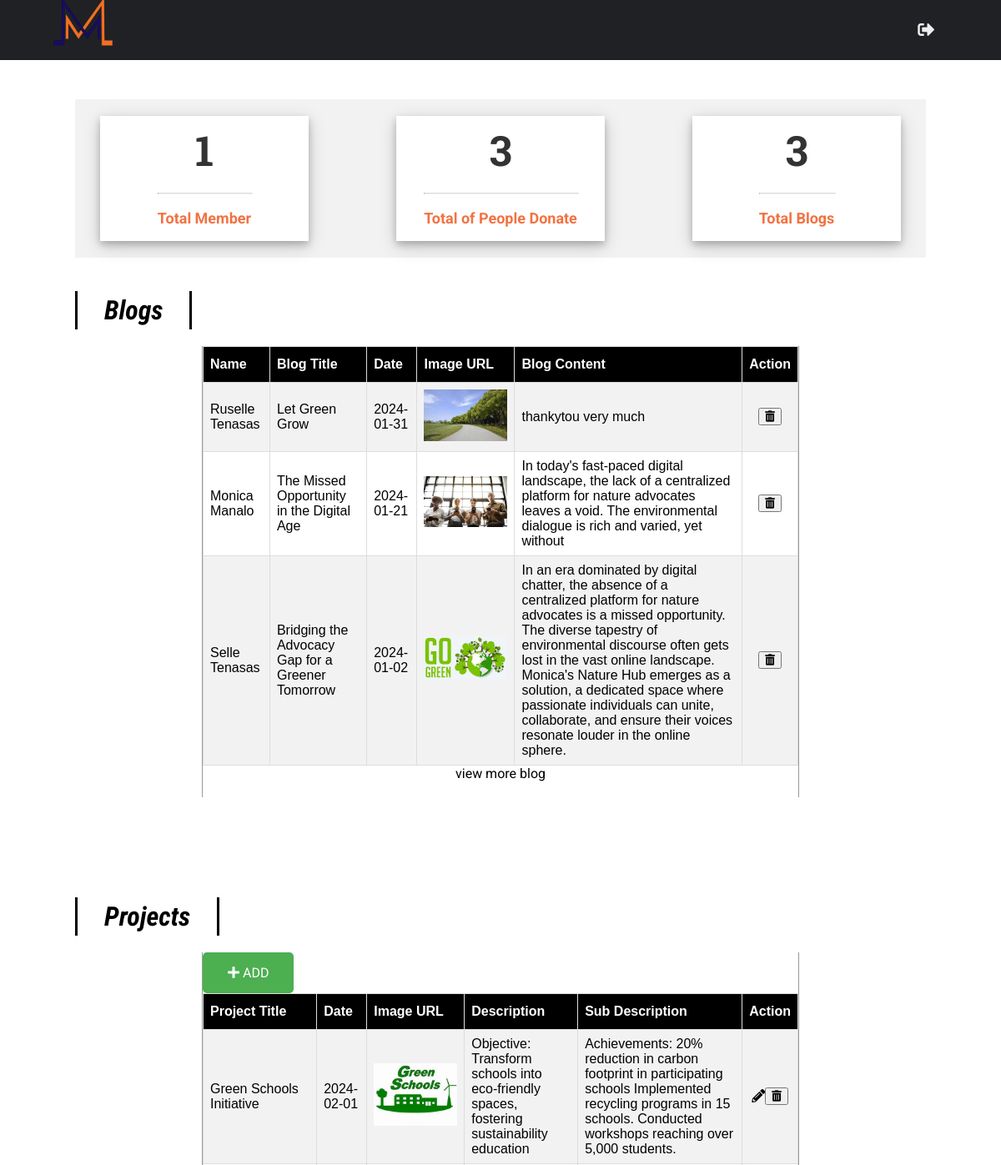
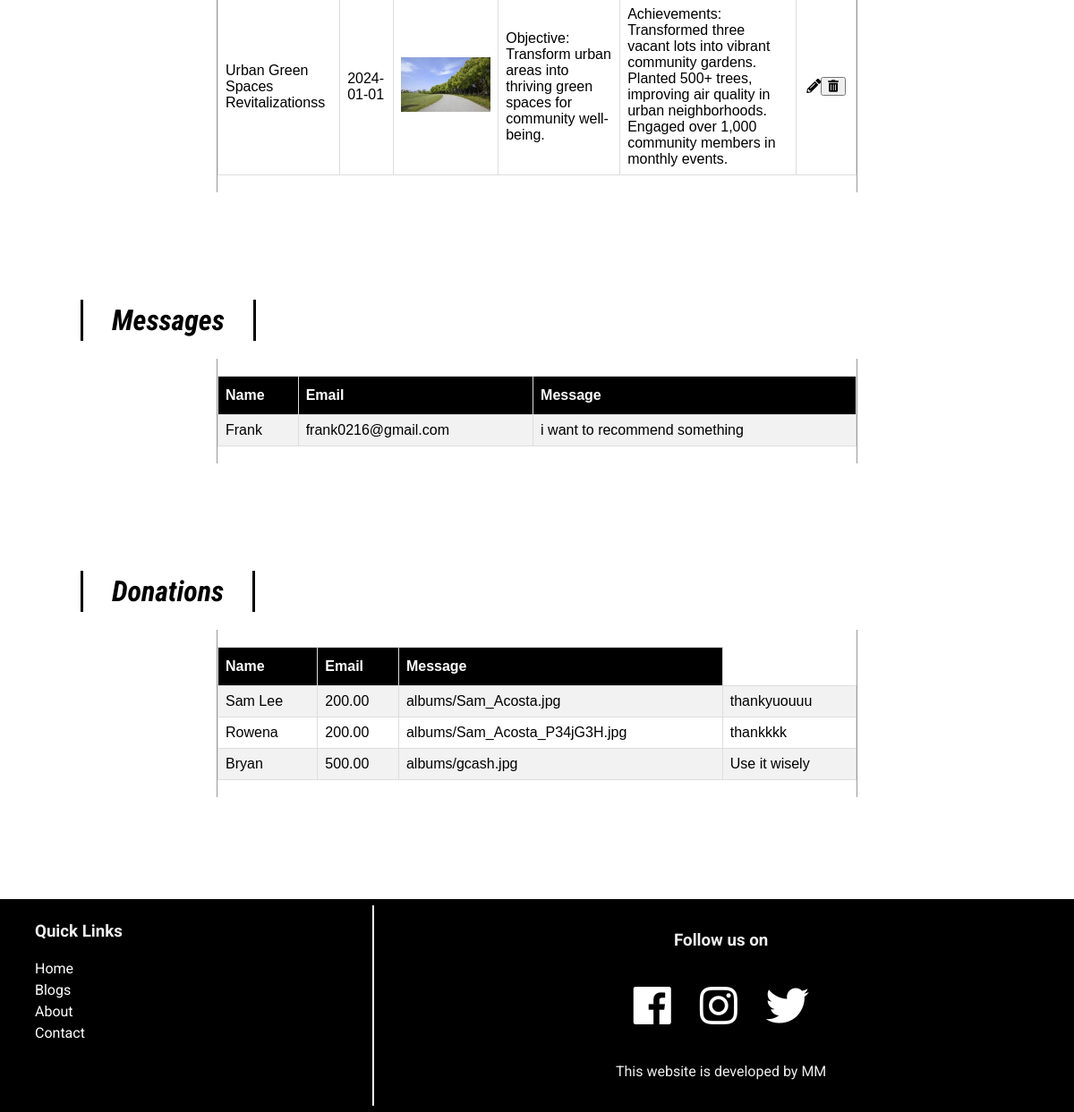
The page /webapp/admin/ on the database its author committed (2 pictures, top to bottom).
### webapp/models.py (models this page shows, shortened)
class Blog(models.Model):
    name = models.CharField(max_length=50, null=False)
    blogTitle = models.CharField(max_length=50, null=False)
    date = models.DateField(auto_now_add=False)
    photo = models.ImageField(upload_to='albums/', null=False)
    content = models.TextField(blank=True)

class Project(models.Model):
    projecTitle = models.CharField(max_length=50, null=False)
    description = models.TextField(blank=True)
    subDescription = models.TextField(blank=True)
    date = models.DateField(auto_now_add=False)
    photo = models.ImageField(upload_to='albums/', null=False)

class Message(models.Model):
    name = models.CharField(max_length=50, blank=True)
    email = models.EmailField(null=False)
    message = models.TextField(null=False)

class Donation(models.Model):
    donor_name = models.CharField(max_length=100, null=False)
    amount = models.DecimalField(max_digits=10, decimal_places=2, null=False)
    proof = models.ImageField(upload_to='albums/', null=False, default='albums/default_image.jpg')
    message = models.TextField(null=True, blank=True)

### webapp/views.py (the view)
# urls.py: path('admin/', views.admin_page, name="adminpage"),
def admin_page(request):
    blogs = Blog.objects.all()
    latest_blogs = Blog.objects.order_by('-date')[:5]  # Fetch the 5 latest blog entries
    projects = Project.objects.all()
    messages = Message.objects.all()
    accounts = Account.objects.filter(accountType='U')
    total_accounts = accounts.count()
    donations = Donation.objects.all()
    return render(request, 'pages/admin.html',
                  {'blogs': blogs, 'latest_blogs': latest_blogs, 'projects': projects, 'messages': messages,
                   'total_accounts': total_accounts, 'donations': donations})

### webapp/templates/pages/admin.html (shortened to what this page needs)
{% extends 'pages/adminindex.html' %}
{% block content %}
{% load static %}
    <main>
        <br>
<div class="cardsing">
      <div class="carding">
        <div class="box">
            <h1 class="ha">{{ total_accounts }}</h1>
            <hr class="line">
            <h3 class="haha">Total Member</h3>
        </div>
    </div>
      <div class="carding">
        <div class="box">
            <h1 class="ha">{{ donations.count }}</h1>
            <hr class="line">
            <h3 class="haha">Total of People Donate </h3>
        </div>
    </div>
    <div class="carding">
        <div class="box">
            <h1 class="ha">{{ blogs.count }}</h1>
            <hr class="line">
            <h3 class="haha">Total Blogs</h3>
        </div>
    </div>
</div>
        <h2 class="page-heading">Blogs</h2>
        <div id="post-containers">
            <section id="blogpost">
                <div class="card">
                    <table id="customers">
                      <tr>
                        <th>Name</th>
                        <th>Blog Title</th>
                        <th>Date</th>
                        <th>Image URL</th>
                        <th>Blog Content</th>
                        <th>Action</th>
                      </tr>
                        {% for abc in latest_blogs %}
                            <tr>
                                <td>{{ abc.name }}</td>
                                <td>{{ abc.blogTitle }}</td>
                                <td>{{ abc.date|date:"Y-m-d" }}</td>
                                <td><img src="{{ abc.photo.url }}" alt="Blog Photo" style="max-width: 100px; max-height: 100px;"></td>
                                <td>{{ abc.content }}</td>
                                <td>
                                   <form method="post" action="{% url 'delete_blogs' abc.id %}" style="display: inline;">
                   <div class="center-container" style="text-align: center;">
    <button type="submit" class="delete-btn" ><i class="fas fa-trash-alt"></i></button>
</div>  </form>
                                </td>
                            </tr>
                        {% endfor %}
                    </table>
 <div class="cardss">
           <a href="{% url 'adminbloglistpage' %}">view more blog</a>
          </div>
                </div>
                <br>
            </section>
        </div>
        <h2 class="page-heading">Projects</h2>
        <div id="post-containers">
            <section id="blogpost">
                <div class="card">
                  <a href="{% url 'addprojectpage' %}" class="create-blog-btn"><i class="fas fa-plus"></i> ADD</a>
            <br>
                    <table id="customers">
                    <tr>
                        <th>Project Title</th>
                        <th>Date</th>
                        <th>Image URL</th>
                        <th>Description</th>
                        <th>Sub Description</th>
                        <th>Action</th>
                    </tr>
                    {% for pa in projects %}
                        <tr>
                            <td>{{ pa.projecTitle }}</td>
                             <td>{{ pa.date|date:"Y-m-d" }}</td>
                            <td><img src="{{ pa.photo.url }}" alt="Project Photo" style="max-width: 100px; max-height: 100px;"></td>
                            <td>{{ pa.description }}</td>
                            <td>{{ pa.subDescription }}</td>
                           <td>
                                <div class="button-container" style="display: flex; justify-content: center; align-items: center;">
                                    <a href="{% url 'editprojectpage' pa.id %}"><i class="fas fa-pencil-alt"></i></a>
                                    <form method="post" action="{% url 'delete_project' pa.id %}">
                                        <button type="submit" class="delete-btn"><i class="fas fa-trash-alt"></i></button>
                                    </form>
                                </div>
                            </td>
                            </tr>
                    {% endfor %}
                </table>
                </div>
                <br>
            </section>
        </div>
        <h2 class="page-heading">Messages</h2>
        <div id="post-containers">
            <section id="blogpost">
                <div class="card">
            <br>
                    <table id="customers">
                    <tr>
                        <th>Name</th>
                        <th>Email</th>
                        <th>Message</th>
                      </tr>
                  {% for ma in messages %}
                    <tr>
                        <td>{{ ma.name }}</td>
                        <td>{{ ma.email }}</td>
                        <td>{{ ma.message }}</td>
                    </tr>
                {% endfor %}
                </table>
                </div>
                <br>
            </section>
        </div>
        <h2 class="page-heading">Donations</h2>
        <div id="post-containers">
            <section id="blogpost">
                <div class="card">
            <br>
                    <table id="customers">
                    <tr>
                        <th>Name</th>
                        <th>Email</th>
                        <th>Message</th>
                      </tr>
                  {% for do in donations %}
                    <tr>
                        <td>{{ do.donor_name }}</td>
                        <td>{{ do.amount }}</td>
                        <td>{{ do.proof }}</td>
                        <td>{{ do.message }}</td>
                    </tr>
                {% endfor %}
                </table>
                </div>
                <br>
            </section>
        </div>
        <br>
        <br>
        <br>
        <br>
        <br>
        <br>
    </main>
{% endblock %}

### webapp/templates/pages/adminindex.html (shortened to what this page needs)
<!DOCTYPE html>
<html lang="en">
<head>
    {% load static %}
    <link rel="stylesheet" href="https://use.fontawesome.com/releases/v5.1.0/css/all.css"
>
   <link rel="stylesheet" type="text/css" href="{% static 'css/style.css' %}">
</head>
<body>
     {% include 'pages/adminnavabar.html' %}
        {% block content %}
        {% endblock %}
        {% include 'pages/footer.html' %}
</body>
</html>

### webapp/templates/pages/adminnavabar.html (shortened to what this page needs)
{% load static %}
    <nav>
        <div id="logo-img">
            <a href="#">
                <img src="{% static '/images/logo.png' %}" alt="MM Nature Hub">
            </a>
        </div>
        <ul>
            <li>
               <a ></a>
            </li>
            <li>
               <a ></a>
            </li>
            <li>
                <a ></a>
            </li>
            <li>
                <a ></a>
            </li>
            <li>
                <div id="search-icon">
                    <i><a href='{% url "logout_user" %}' class="fas fa-sign-out-alt"></a></i>
                </div>
            </li>
        </ul>
    </nav>

### webapp/templates/pages/footer.html
 <footer>
            <div id="left-footer">
                <h3>Quick Links</h3>
                <p>
                    <ul>
                        <li>
                            <a href="index.html">Home</a>
                        </li>
                        <li>
                            <a href="blogslist.html">Blogs</a>
                        </li>
                        <li>
                            <a href="about.html">About</a>
                        </li>
                        <li>
                            <a href="#">Contact</a>
                        </li>
                    </ul>
                </p>
            </div>
            <div id="right-footer">
                <h3>Follow us on</h3>
                <div id="social-media-footer">
                    <ul>
                        <li>
                            <a href="#" target="_blank">
                                <i class="fab fa-facebook"></i>
                            </a>
                        </li>
                        <li>
                            <a href="#" target="_blank">
                                <i class="fab fa-instagram"></i>
                            </a>
                        </li>
                        <li>
                            <a href="#" target="_blank">
                                <i class="fab fa-twitter"></i>
                            </a>
                        </li>
                    </ul>
                </div>
                <p>This website is developed by MM</p>
            </div>
        </footer>

### webapp/static/css/style.css (style rules this page uses)
body { font-family: "Roboto", sans-serif; margin: 0; }
h1 { padding: 8px; background: none; border-radius: 8px; margin: 0; font-size: 64px; font-family: "Roboto Slab", serif; }
h2 { font-style: italic; color: White; text-align: center; margin: 20px 0; margin-top: 180px; }
p { line-height: 1.5; }
main { margin: 0 auto; }
a { text-decoration: none; color: black; }
nav { height: 72px; background: #202125; width: 100%; margin: 0; position: fixed; font-family: "Roboto Condensed", sans-serif; font-size: 20px; display: flex; justify-content: space-between; padding: 0 16px 0 0; box-sizing: border-box; z-index: 100; }
nav a { padding: 0 32px; color: #eee; transition: 0.4s; }
nav ul { display: flex; list-style: none; justify-content: space-around; align-items: center; height: 100%; margin: 0; }
#logo-img { display: flex; height: 100%; width: 90%; background: none; padding: 0 32px; align-items: center; color: white; transition: 0.4s; }
#logo-img img { height: 100px; }
#search-icon { color: white; padding: 0 32px; cursor: pointer; transition: 0.4s; }
section { display: flex; justify-content: space-around; flex-wrap: wrap; }
footer { background: black; padding: 7px; color: #eee; display: flex; }
footer a { color: white; }
footer #left-footer { flex: 1; border-right: 2px solid white; padding-left: 32px; }
footer #left-footer ul { padding: 0; list-style: none; line-height: 1.5; }
footer #right-footer { flex: 2; padding: 10px; text-align: center; }
footer #social-media-footer a .fa-facebook, footer #social-media-footer a .fa-youtube, footer #social-media-footer a .fa-github { color: white; transition: 0.4s; }
footer #social-media-footer ul { display: flex; list-style: none; justify-content: center; padding: 0; }
footer #social-media-footer ul li { font-size: 48px; padding: 16px; transition: 0.4s; }
.page-heading { font-size:32px; font-family:'Roboto Condensed', sans-serif; border-left:3px solid black; border-right:3px solid black; transition: all 0.4s; display:inline-block; padding:4px 32px; margin-top: 120px; color: black; }
#post-containers { display: flex; justify-content: center; align-items: center; }
#blogpost { display: flex; flex-direction:column; width:70%; border-left:1px solid #999; border-right:1px solid #999; margin: 0 auto; }
#blogpost .card { width:100%; }
@media (min-width: 720px) { main { width: 95%; } }
@media (min-width: 720px) { .card { width: 45%; } }
@media (min-width: 1200px) { main { width: 85%; } }
.cardss { display: flex; align-items: center; justify-content: center; }
.create-blog-btn { align-items: right; text-decoration: none; display: inline-block; background-color: #4CAF50; color: white; padding: 15px 30px; font-size: 16px; border: none; border-radius: 5px; cursor: pointer; transition: background-color 0.3s ease; margin-right: 20px; }
#customers { font-family: Arial, Helvetica, sans-serif; border-collapse: collapse; width: 100%; }
#customers td, #customers th { border: 1px solid #ddd; padding: 8px; }
#customers tr:nth-child(even) { background-color: #f2f2f2; }
#customers th { padding-top: 12px; padding-bottom: 12px; text-align: left; background-color: Black; color: white; }
.ha { color: #444; }
.haha { color: #999; }

### rows shown on the page
Blog: name "Ruselle Tenasas", blogTitle "Let Green Grow", date "2024-01-31", photo (picture), content "thankytou very much"
Blog: name "Monica Manalo", blogTitle "The Missed Opportunity in the Digital Age", date "2024-01-21", photo (picture), content "In today's fast-paced digital landscape, the lack of a centralized platform for nature advocates leaves a void. The environmental dialogue is rich and varied, yet without"
Blog: name "Selle Tenasas", blogTitle "Bridging the Advocacy Gap for a Greener Tomorrow", date "2024-01-02", photo (picture), content "In an era dominated by digital chatter, the absence of a centralized platform for nature advocates is a missed opportunity. The diverse tapestry of environmental discourse often gets lost in the vast online landscape. Monica's Nature Hub emerges as a solution, a dedicated space where passionate individuals can unite, collaborate, and ensure their voices resonate louder in the online sphere."
Project: projecTitle "Green Schools Initiative", date "2024-02-01", photo (picture), description "Objective: Transform schools into eco-friendly spaces, fostering sustainability education", subDescription "Achievements: 20% reduction in carbon footprint in participating schools Implemented recycling programs in 15 schools. Conducted workshops reaching over 5,000 students."
Project: projecTitle "Urban Green Spaces Revitalizationss", date "2024-01-01", photo (picture), description "Objective: Transform urban areas into thriving green spaces for community well-being.", subDescription "Achievements: Transformed three vacant lots into vibrant community gardens. Planted 500+ trees, improving air quality in urban neighborhoods. Engaged over 1,000 community members in monthly events."
Message: name "Frank", email "frank0216@gmail.com", message "i want to recommend something"
Donation: donor_name "Sam Lee", amount "200.00", proof "albums/Sam_Acosta.jpg", message "thankyuouuu"
Donation: donor_name "Rowena", amount "200.00", proof "albums/Sam_Acosta_P34jG3H.jpg", message "thankkkk"
Donation: donor_name "Bryan", amount "500.00", proof "albums/gcash.jpg", message "Use it wisely"

### other values the page prints
{{ total_accounts }} "1"
{{ donations.count }} "3"
{{ blogs.count }} "3"
